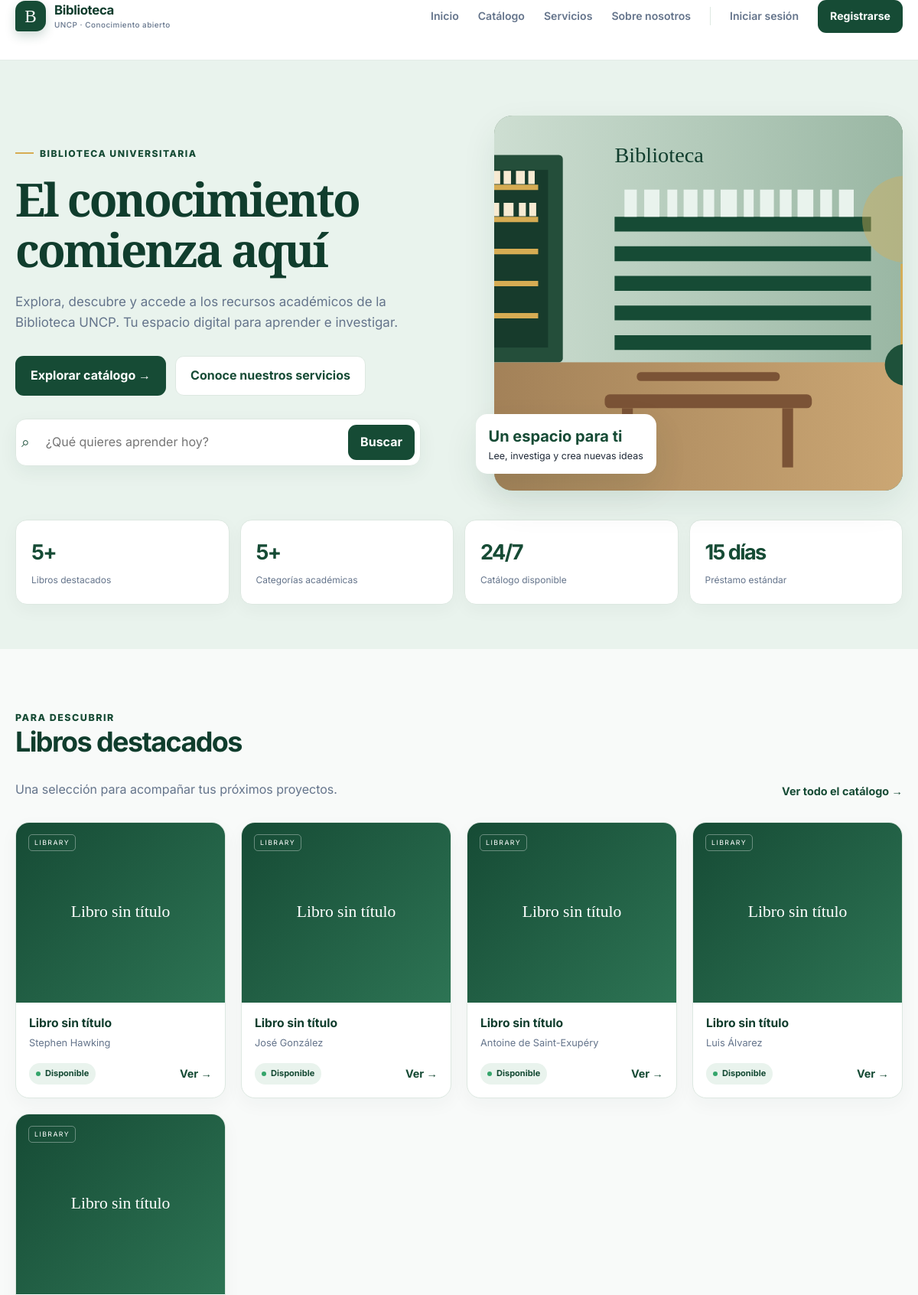
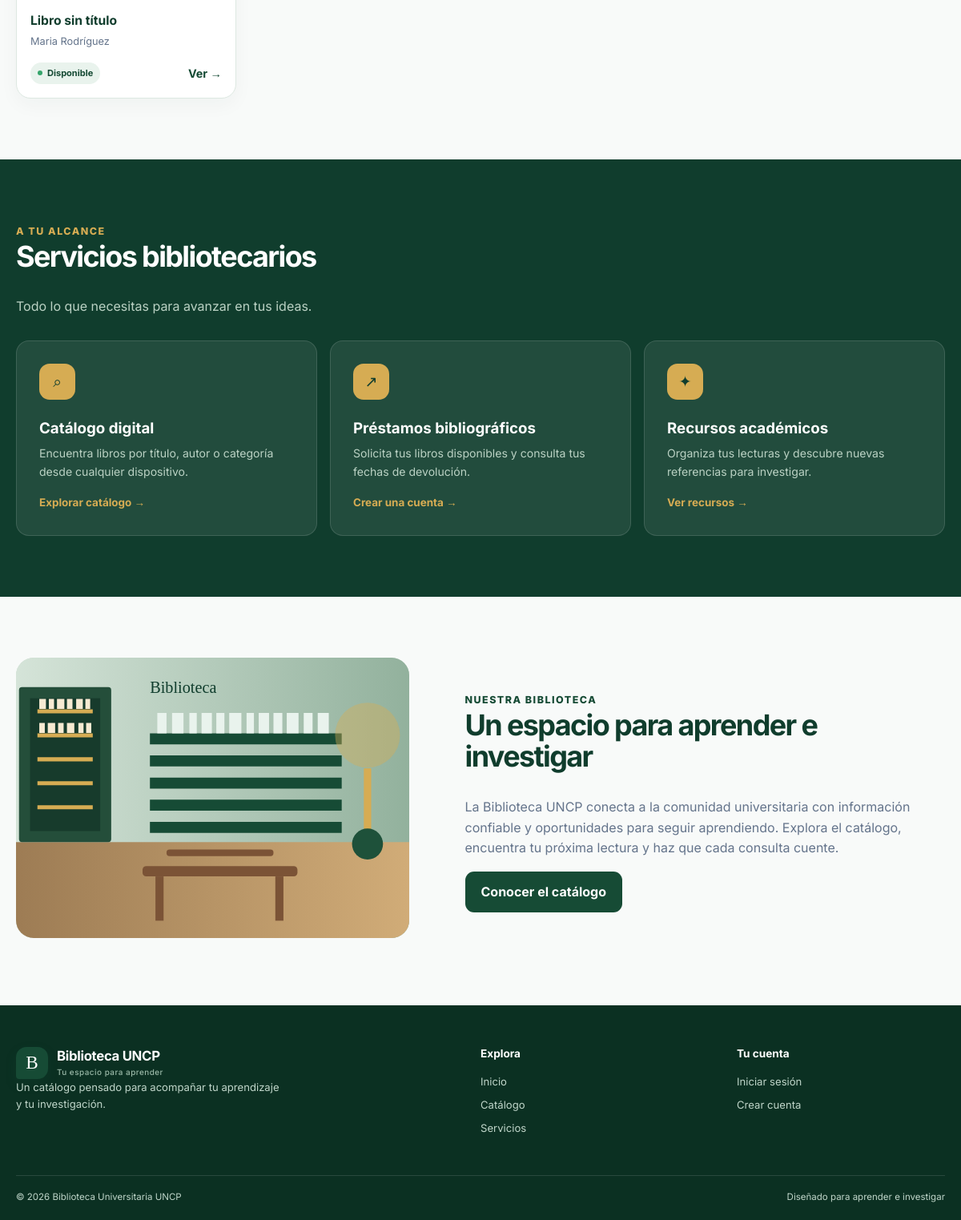
The page / on the database its author committed (2 pictures, top to bottom).
### catalogo/models.py (models this page shows, shortened)
class Libro(models.Model):
    titulo = models.CharField(
        max_length=200,
        help_text="Título completo del libro"
    )
    autor = models.CharField(
        max_length=150,
        help_text="Nombre del autor o autores"
    )
    isbn = models.CharField(
        max_length=13,
        unique=True,
        blank=True,
        null=True,
        help_text="ISBN-13 (opcional), formato: 978-3-16-148410-0"
    )
    categoria = models.ForeignKey(
        Categoria,
        on_delete=models.SET_NULL,
        null=True,
        blank=True,
        related_name='libros',
        help_text="Categoría del libro"
    )
    fecha_publicacion = models.DateField(
        null=True,
        blank=True,
        help_text="Fecha de publicación (AAAA-MM-DD)"
    )
    resumen = models.TextField(
        blank=True,
        help_text="Resumen o descripción del libro"
    )
    disponible = models.BooleanField(
        default=True,
        help_text="Indica si el libro está disponible para préstamo"
    )
    created_at = models.DateTimeField(auto_now_add=True)
    updated_at = models.DateTimeField(auto_now=True)
    class Meta:
        verbose_name = "Libro"
        verbose_name_plural = "Libros"
        ordering = ['titulo']
        indexes = [
            models.Index(fields=['titulo']),
            models.Index(fields=['isbn']),
            models.Index(fields=['disponible']),
        ]
    @property
    def estatus_disponibilidad(self):
        if self.disponible:
            return "Disponible"
        return "No disponible"

### catalogo/views.py (the view)
# urls.py: path('', catalogo_views.landing_page, name='landing'),
def landing_page(request):
    libros_destacados = Libro.objects.filter(disponible=True)[:6]
    categorias = Categoria.objects.all()[:5]
    contexto = {
        'titulo': 'Biblioteca UNCP',
        'libros_destacados': libros_destacados,
        'categorias': categorias,
    }
    return render(request, 'catalogo/landing.html', contexto)

### templates/catalogo/landing.html (shortened to what this page needs)
{% extends 'base.html' %}{% load static %}{% block content %}
<section class="hero">
  <div class="container hero-grid">
    <div class="reveal">
      <span class="eyebrow">Biblioteca universitaria</span>
      <h1>El conocimiento comienza aquí</h1>
      <p class="hero-copy">
        Explora, descubre y accede a los recursos académicos de la Biblioteca
        UNCP. Tu espacio digital para aprender e investigar.
      </p>
      <div class="hero-actions">
        <a
          class="button button-primary"
          href="{% url 'catalogo:lista_libros' %}"
          >Explorar catálogo →</a
        ><a class="button button-outline" href="#servicios"
          >Conoce nuestros servicios</a
        >
      </div>
      <form
        class="searchbar"
        action="{% url 'catalogo:lista_libros' %}"
        method="get"
      >
        <span class="search-icon">⌕</span
        ><input
          name="query"
          placeholder="¿Qué quieres aprender hoy?"
          aria-label="Buscar libros"
        /><button class="button button-small" type="submit">Buscar</button>
      </form>
    </div>
    <div class="hero-visual reveal">
      <img
        class="hero-photo"
        src="{% static 'img/biblioteca-hero.svg' %}"
        alt="Interior luminoso de una biblioteca universitaria con estanterías y mesas de estudio"
        onerror="
          this.style.display = 'none';
          this.parentElement.classList.add('hero-fallback');
        "
      />
      <div class="hero-note">
        <strong>Un espacio para ti</strong>Lee, investiga y crea nuevas ideas
      </div>
    </div>
  </div>
  <div class="container stats">
    <div class="stat">
      <strong>{{ libros_destacados|length }}+</strong
      ><span>Libros destacados</span>
    </div>
    <div class="stat">
      <strong>{{ categorias|length }}+</strong
      ><span>Categorías académicas</span>
    </div>
    <div class="stat">
      <strong>24/7</strong><span>Catálogo disponible</span>
    </div>
    <div class="stat">
      <strong>15 días</strong><span>Préstamo estándar</span>
    </div>
  </div>
</section>
<section class="page-section">
  <div class="container">
    <div class="section-head">
      <div>
        <span class="kicker">Para descubrir</span>
        <h2>Libros destacados</h2>
        <p>Una selección para acompañar tus próximos proyectos.</p>
      </div>
      <a class="link-arrow" href="{% url 'catalogo:lista_libros' %}"
        >Ver todo el catálogo →</a
      >
    </div>
    <div class="book-grid">
      {% for libro in libros_destacados %}
      <article class="book-card">
        <div class="book-cover"><span>{{ libro.titulo|default:'Libro sin título' }}</span></div>
        <div class="book-body">
          <h3>{{ libro.titulo|default:'Libro sin título'|truncatechars:48 }}</h3>
          <p class="book-author">{{ libro.autor }}</p>
          <div class="book-meta">
            <span
              class="status {% if not libro.disponible %}status-unavailable{% endif %}"
              >{{ libro.estatus_disponibilidad }}</span
            ><a
              class="link-arrow"
              href="{% url 'catalogo:detalle_libro' libro.pk %}"
              aria-label="Ver detalles de {{ libro.titulo }}"
              >Ver →</a
            >
          </div>
        </div>
      </article>
      {% empty %}
      <div class="empty-state">
        <strong>Aún no hay libros destacados</strong>El catálogo se actualizará
        pronto.
      </div>
      {% endfor %}
    </div>
  </div>
</section>
<section class="page-section service-band" id="servicios">
  <div class="container">
    <div class="section-head">
      <div>
        <span class="kicker" style="color: var(--gold)">A tu alcance</span>
        <h2>Servicios bibliotecarios</h2>
        <p>Todo lo que necesitas para avanzar en tus ideas.</p>
      </div>
    </div>
    <div class="service-grid">
      <article class="service-card">
        <div class="service-icon">⌕</div>
        <h3>Catálogo digital</h3>
        <p>
          Encuentra libros por título, autor o categoría desde cualquier
          dispositivo.
        </p>
        <a href="{% url 'catalogo:lista_libros' %}">Explorar catálogo →</a>
      </article>
      <article class="service-card">
        <div class="service-icon">↗</div>
        <h3>Préstamos bibliográficos</h3>
        <p>
          Solicita tus libros disponibles y consulta tus fechas de devolución.
        </p>
        <a href="{% url 'catalogo:registro' %}">Crear una cuenta →</a>
      </article>
      <article class="service-card">
        <div class="service-icon">✦</div>
        <h3>Recursos académicos</h3>
        <p>
          Organiza tus lecturas y descubre nuevas referencias para investigar.
        </p>
        <a href="{% url 'catalogo:lista_libros' %}">Ver recursos →</a>
      </article>
    </div>
  </div>
</section>
<section class="page-section" id="nosotros">
  <div class="container about-grid">
    <div>
      <img
        class="about-image"
        src="{% static 'img/biblioteca-hero.svg' %}"
        alt="Estanterías y espacios de lectura en una biblioteca moderna"
        loading="lazy"
      />
    </div>
    <div class="about-copy">
      <span class="kicker">Nuestra biblioteca</span>
      <h2>Un espacio para aprender e investigar</h2>
      <p>
        La Biblioteca UNCP conecta a la comunidad universitaria con información
        confiable y oportunidades para seguir aprendiendo. Explora el catálogo,
        encuentra tu próxima lectura y haz que cada consulta cuente.
      </p>
      <a class="button button-primary" href="{% url 'catalogo:lista_libros' %}"
        >Conocer el catálogo</a
      >
    </div>
  </div>
</section>
{% endblock %}

### rows shown on the page
Libro: titulo "Libro sin título", autor "Stephen Hawking", estatus_disponibilidad "Disponible"
Libro: titulo "Libro sin título", autor "José González", estatus_disponibilidad "Disponible"
Libro: titulo "Libro sin título", autor "Antoine de Saint-Exupéry", estatus_disponibilidad "Disponible"
Libro: titulo "Libro sin título", autor "Luis Álvarez", estatus_disponibilidad "Disponible"
Libro: titulo "Libro sin título", autor "Maria Rodríguez", estatus_disponibilidad "Disponible"

### other values the page prints
{{ libros_destacados|length }} "5"
{{ categorias|length }} "5"
